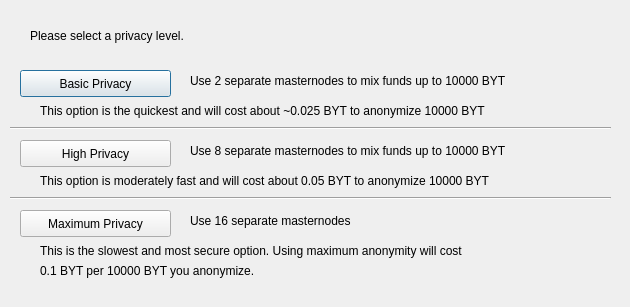
<?xml version="1.0" encoding="UTF-8"?>
<ui version="4.0">
 <class>ObfuscationConfig</class>
 <widget class="QDialog" name="ObfuscationConfig">
  <property name="geometry">
   <rect>
    <x>0</x>
    <y>0</y>
    <width>630</width>
    <height>307</height>
   </rect>
  </property>
  <property name="windowTitle">
   <string>Configure Obfuscation</string>
  </property>
  <widget class="QPushButton" name="buttonBasic">
   <property name="geometry">
    <rect>
     <x>20</x>
     <y>70</y>
     <width>151</width>
     <height>27</height>
    </rect>
   </property>
   <property name="text">
    <string>Basic Privacy</string>
   </property>
  </widget>
  <widget class="QPushButton" name="buttonHigh">
   <property name="geometry">
    <rect>
     <x>20</x>
     <y>140</y>
     <width>151</width>
     <height>27</height>
    </rect>
   </property>
   <property name="text">
    <string>High Privacy</string>
   </property>
  </widget>
  <widget class="QPushButton" name="buttonMax">
   <property name="geometry">
    <rect>
     <x>20</x>
     <y>210</y>
     <width>151</width>
     <height>27</height>
    </rect>
   </property>
   <property name="text">
    <string>Maximum Privacy</string>
   </property>
  </widget>
  <widget class="QLabel" name="label">
   <property name="geometry">
    <rect>
     <x>30</x>
     <y>20</y>
     <width>571</width>
     <height>31</height>
    </rect>
   </property>
   <property name="text">
    <string>Please select a privacy level.</string>
   </property>
  </widget>
  <widget class="QLabel" name="label_2">
   <property name="geometry">
    <rect>
     <x>190</x>
     <y>70</y>
     <width>421</width>
     <height>21</height>
    </rect>
   </property>
   <property name="text">
    <string>Use 2 separate masternodes to mix funds up to 10000 BYT</string>
   </property>
  </widget>
  <widget class="QLabel" name="label_3">
   <property name="geometry">
    <rect>
     <x>190</x>
     <y>140</y>
     <width>411</width>
     <height>21</height>
    </rect>
   </property>
   <property name="text">
    <string>Use 8 separate masternodes to mix funds up to 10000 BYT</string>
   </property>
  </widget>
  <widget class="QLabel" name="label_4">
   <property name="geometry">
    <rect>
     <x>190</x>
     <y>210</y>
     <width>421</width>
     <height>21</height>
    </rect>
   </property>
   <property name="text">
    <string>Use 16 separate masternodes</string>
   </property>
  </widget>
  <widget class="QLabel" name="label_6">
   <property name="geometry">
    <rect>
     <x>40</x>
     <y>100</y>
     <width>561</width>
     <height>21</height>
    </rect>
   </property>
   <property name="text">
    <string>This option is the quickest and will cost about ~0.025 BYT to anonymize 10000 BYT</string>
   </property>
  </widget>
  <widget class="QLabel" name="label_7">
   <property name="geometry">
    <rect>
     <x>40</x>
     <y>170</y>
     <width>561</width>
     <height>21</height>
    </rect>
   </property>
   <property name="text">
    <string>This option is moderately fast and will cost about 0.05 BYT to anonymize 10000 BYT</string>
   </property>
  </widget>
  <widget class="QLabel" name="label_8">
   <property name="geometry">
    <rect>
     <x>40</x>
     <y>240</y>
     <width>561</width>
     <height>21</height>
    </rect>
   </property>
   <property name="text">
    <string>This is the slowest and most secure option. Using maximum anonymity will cost</string>
   </property>
  </widget>
  <widget class="QLabel" name="label_9">
   <property name="geometry">
    <rect>
     <x>40</x>
     <y>260</y>
     <width>561</width>
     <height>21</height>
    </rect>
   </property>
   <property name="text">
    <string>0.1 BYT per 10000 BYT you anonymize.</string>
   </property>
  </widget>
  <widget class="Line" name="line">
   <property name="geometry">
    <rect>
     <x>10</x>
     <y>120</y>
     <width>601</width>
     <height>16</height>
    </rect>
   </property>
   <property name="orientation">
    <enum>Qt::Horizontal</enum>
   </property>
  </widget>
  <widget class="Line" name="line_2">
   <property name="geometry">
    <rect>
     <x>10</x>
     <y>190</y>
     <width>601</width>
     <height>16</height>
    </rect>
   </property>
   <property name="orientation">
    <enum>Qt::Horizontal</enum>
   </property>
  </widget>
 </widget>
 <resources/>
 <connections/>
</ui>
